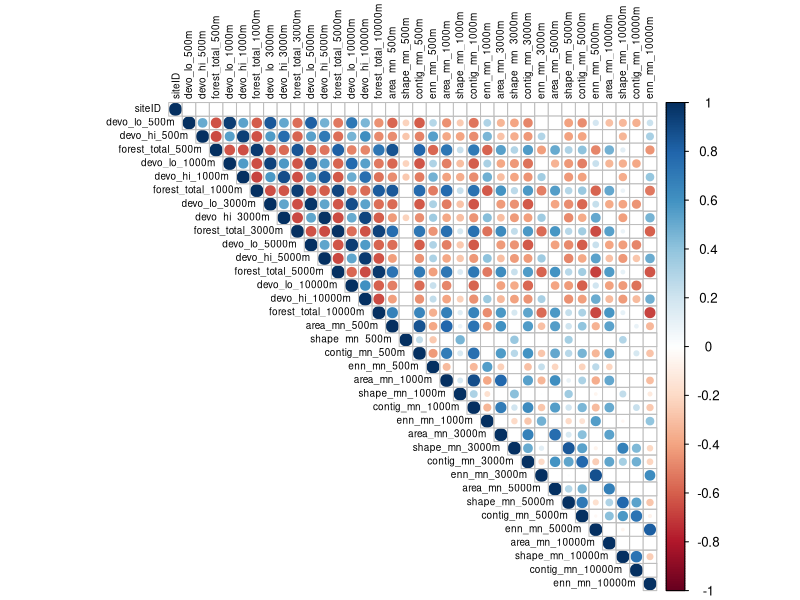

Source code (R):

# setup -------------------------------------------------------------------

library(tidyverse)
library(ggplot2)
library(lubridate)
library(stringr)
library(corrplot)

lsm_500m <- read_csv('data/processed/lsm_metrics_500m.csv')

lsm_1000m <- read_csv('data/processed/lsm_metrics_1000m.csv')

lsm_3000m <- read_csv('data/processed/lsm_metrics_3000m.csv')

lsm_5000m <- read_csv('data/processed/lsm_metrics_5000m.csv')

lsm_10000m <- read_csv('data/processed/lsm_metrics_10000m.csv')

pc_500m <- read_csv('data/processed/percent_cover_500m.csv')

pc_1000m <- read_csv('data/processed/percent_cover_1000m.csv')

pc_3000m <- read_csv('data/processed/percent_cover_3000m.csv')

pc_5000m <- read_csv('data/processed/percent_cover_5000m.csv')

pc_10000m <- read_csv('data/processed/percent_cover_10000m.csv')


# plot correlation matrix ----------------------------------------

map(
  list(pc_500m,pc_1000m,pc_3000m,pc_5000m,pc_10000m),
  function(x){
   
    x %>% 
      rowwise() %>% 
      mutate(
        devo_lo = devo_open + devo_low,
        devo_hi = devo_med + devo_high,
        forest_total = forest_decid + forest_everg + forest_mix) %>% 
      select(siteID, Name, devo_lo, devo_hi, forest_total)
      
  }) %>% 
  set_names(
    c('pc_500m_2', 'pc_1000m_2', 'pc_3000m_2', 'pc_5000m_2', 'pc_10000m_2')) %>% 
  list2env(envir = .GlobalEnv)

mapped_list <- map2(
  list(
    pc_500m_2,pc_1000m_2,pc_3000m_2,pc_5000m_2,pc_10000m_2,
    lsm_500m,lsm_1000m,lsm_3000m,lsm_5000m,lsm_10000m),
  c('500m','1000m','3000m','5000m','10000m',
    '500m','1000m','3000m','5000m','10000m'),
  function(x,y){
    
    x %>% 
      rename_with(~ str_c(., y, sep = '_'), .cols = 3:length(x)) %>% 
      select(-Name)
    
  })

combined_data <- mapped_list[[1]] %>% 
  full_join(mapped_list[[2]]) %>% 
  full_join(mapped_list[[3]]) %>% 
  full_join(mapped_list[[4]]) %>% 
  full_join(mapped_list[[5]]) %>% 
  full_join(mapped_list[[6]]) %>% 
  full_join(mapped_list[[7]]) %>% 
  full_join(mapped_list[[8]]) %>% 
  full_join(mapped_list[[9]]) %>% 
  full_join(mapped_list[[10]])

pMatrix <- function(mat, ...){
  mat <- as.matrix(mat)
  n <- ncol(mat)
  p.mat<- matrix(NA, n, n)
  diag(p.mat) <- 0
  for (i in 1:(n - 1)) {
    for (j in (i + 1):n) {
      tmp <- cor.test(mat[, i], mat[, j], ...)
      p.mat[i, j] <- p.mat[j, i] <- tmp$p.value
    }
  }
  colnames(p.mat) <- rownames(p.mat) <- colnames(mat)
  p.mat
}

p_vals <- pMatrix(combined_data)

combined_data %>% 
  cor(use = 'complete.obs') %>%
  corrplot(
    method = 'circle',
    type = 'upper',
    tl.col = 'black',
    tl.cex = 0.6,
    p.mat = p_vals,
    sig.level = 0.01,
    insig = 'blank')
